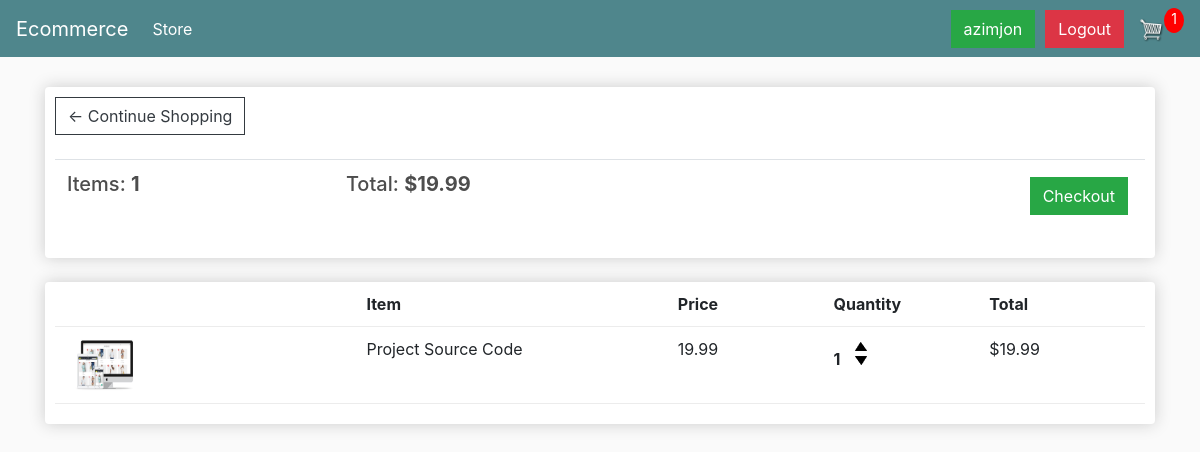
Page /cart (signed in) on the earlier database version.
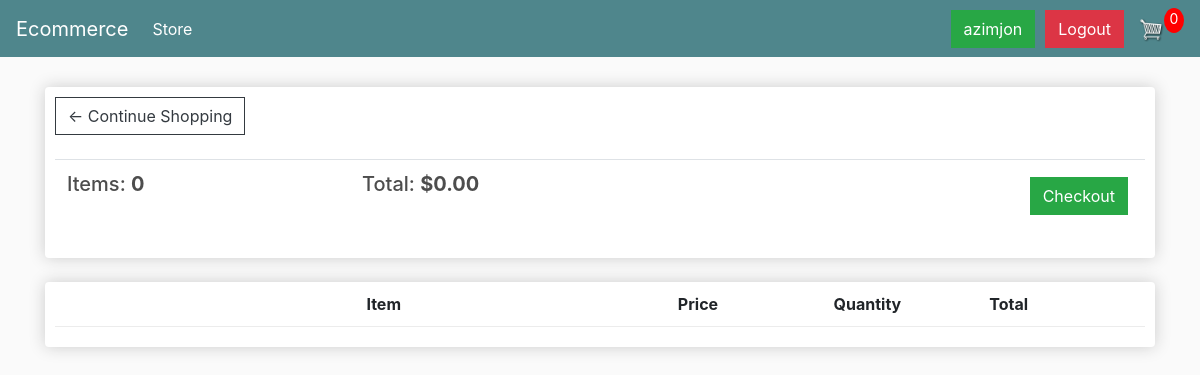
Same page on the later database version.
### store/models.py (models this page shows, shortened)
class Order(models.Model):
    customer = models.ForeignKey(
        Customer, on_delete=models.SET_NULL, null=True, blank=True)
    date_ordered = models.DateTimeField(auto_now_add=True)
    complete = models.BooleanField(default=False)
    transaction_id = models.CharField(max_length=100, null=True)
    @property
    def get_cart_total(self):
        orderitems = self.orderitem_set.all()
        total = sum([item.get_total for item in orderitems])
        return total
    @property
    def get_cart_items(self):
        orderitems = self.orderitem_set.all()
        total = sum([item.quantity for item in orderitems])
        return total

class OrderItem(models.Model):
    product = models.ForeignKey(Product, on_delete=models.SET_NULL, null=True)
    order = models.ForeignKey(Order, on_delete=models.SET_NULL, null=True)
    quantity = models.IntegerField(default=0, null=True, blank=True)
    date_added = models.DateTimeField(auto_now_add=True)
    @property
    def get_total(self):
        total = self.product.price * self.quantity
        return total

class Product(models.Model):
    name = models.CharField(max_length=200)
    price = models.DecimalField(max_digits=7, decimal_places=2)
    digital = models.BooleanField(default=False, null=True, blank=True)
    image = models.ImageField(null=True, blank=True)
    @property
    def imageURL(self):
        try:
            url = self.image.url
        except:
            url = '/images/placeholder.png'
        return url

### store/views.py (the view)
# urls.py: path('cart', cart, name='cart'),
@login_required(login_url='/login')
def cart(request):
    if request.user.is_authenticated:
        customer = request.user.customer
        order, created = Order.objects.get_or_create(
            customer=customer, complete=False)
        items = order.orderitem_set.all()
        cartItems = order.get_cart_items
    return render(request, 'store/cart.html', {'items': items, 'order': order, 'cartItems': cartItems, 'shipping': False})

### store/templates/store/cart.html
{% extends 'store/main.html' %} {% load static %} {% block content %}
<div class="row">
  <div class="col-lg-12">
    <div class="box-element">
      <a href="{% url 'store' %}" class="btn btn-outline-dark"
        >&#x2190; Continue Shopping</a
      >
      <br />
      <br />
      <table class="table">
        <tr>
          <th>
            <h5>Items: <strong>{{ order.get_cart_items }}</strong></h5>
          </th>
          <th>
            <h5>Total: <strong>${{ order.get_cart_total|floatformat:2 }}</strong></h5>
          </th>
          <th>
            <a
              style="float: right; margin: 5px"
              href="{% url 'checkout' %}"
              class="btn btn-success"
              >Checkout</a
            >
          </th>
        </tr>
      </table>
    </div>
    <br />
    <div class="box-element">
      <div class="cart-row">
        <div style="flex: 2"></div>
        <div style="flex: 2"><strong>Item</strong></div>
        <div style="flex: 1"><strong>Price</strong></div>
        <div style="flex: 1"><strong>Quantity</strong></div>
        <div style="flex: 1"><strong>Total</strong></div>
      </div>
      {% for item in items %}
      <div class="cart-row">
        <div style="flex: 2">
          <img
            src="{{ item.product.imageURL }}"
            alt="placeholder"
            class="row-image"
          />
        </div>
        <div style="flex: 2">{{ item.product.name }}</div>
        <div style="flex: 1">{{ item.product.price|floatformat:2 }}</div>
        <div style="flex: 1">
          <p class="quantity">{{ item.quantity }}</p>
          <div class="quantity">
            <img
              class="chg-quantity update-cart"
              src="{% static 'images/arrow-up.png' %}"
              alt="arrow-up"
              data-action="add"
              data-product="{{ item.product.id }}"
            />
            <img
              class="chg-quantity update-cart"
              src="{% static 'images/arrow-down.png' %}"
              alt="arrow-down"
              data-action="remove"
              data-product="{{ item.product.id }}"
            />
          </div>
        </div>
        <div style="flex: 1">${{ item.get_total }}</div>
      </div>
    {% endfor %}
    </div>
  </div>
</div>
{% endblock %}

### store/templates/store/main.html (shortened to what this page needs)
{% load static %}
<!DOCTYPE html>
<html lang="en">
  <head>
    <link
      rel="stylesheet"
      href="https://stackpath.bootstrapcdn.com/bootstrap/4.4.1/css/bootstrap.min.css"
    />
    <link rel="stylesheet" href="{% static 'css/main.css'%}" />
  	<link rel="stylesheet" href="https://use.fontawesome.com/releases/v5.6.1/css/all.css">
  </head>
  <body>
    <nav class="navbar navbar-expand-lg navbar-dark bg-dark">
      <a class="navbar-brand" href="{% url 'store' %}">Ecommerce</a>
      <div class="collapse navbar-collapse" id="navbarSupportedContent">
        <ul class="navbar-nav mr-auto">
          <li class="nav-item active">
            <a class="nav-link" href="{% url 'store' %}"
              >Store<span class="sr-only">(current)</span></a
            >
          </li>
        </ul>
        <div class="form-inline my-2 my-lg-0">
        {% if request.user.is_authenticated %}
            <a href="#" class="btn btn-success">{{ request.user }}</a>
            <div class="form-inline my-2 my-lg-0" style="margin-left: 10px;">
                <a href="{% url 'logout' %}" class="btn btn-danger">Logout</a>
            </div>
        {% else %}
          <a href="{% url 'login_user' %}" class="btn btn-warning">Login</a>
        {% endif %}
          <a href="{% url 'cart' %}">
            <img id="cart-icon" src="{% static 'images/cart.png' %}" />
          </a>
          {% if request.user.is_authenticated %}
            <p id="cart-total">{{ cartItems }}</p>
          {% endif %}
        </div>
      </div>
    </nav>
    <div class="container">{% block content %} {% endblock %}</div>
  </body>
</html>

Differences in the rows shown:
no longer on this page (row edited): Order: get_cart_items "1", get_cart_total "19.99"
removed OrderItem: product.imageURL (picture), product.name "Project Source Code", product.price "19.99", quantity "1", get_total "19.99"
added Order: get_cart_items "0", get_cart_total "0.00"
Other differences:
{{ cartItems }}: "1" → "0"
